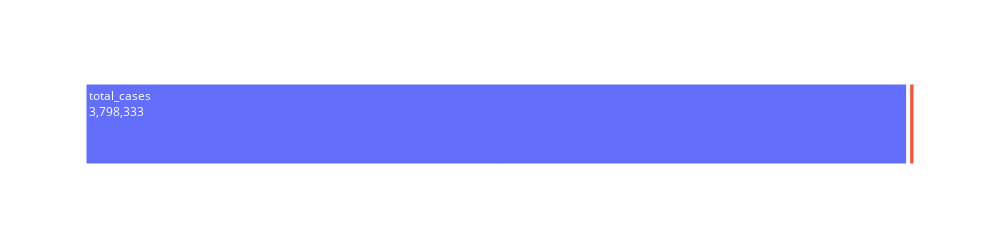

Write notebook code for a chart like this one.
### Code cell
tem = dft.groupby('date')['total_cases','total_deaths'].sum().reset_index()
tem = tem[tem['date'] == max(tem['date'])].reset_index(drop =True)

tm = tem.melt(id_vars = 'date', value_vars = ['total_cases','total_deaths'])
fig = px.treemap(tm, path = ['variable'], values= 'value', height = 250, width = 1000 )

fig.data[0].textinfo = 'label+text+value'
fig.show()

### Figure 1 — Plotly figure (JSON) as saved in the notebook; plotly's stock layout.template omitted (floating-point values rounded to 4 significant figures)
{"data": [{"branchvalues": "total", "domain": {"x": [0, 1], "y": [0, 1]}, "hovertemplate": "labels=%{label}<br>value=%{value}<br>parent=%{parent}<br>id=%{id}<extra></extra>", "ids": ["total_cases", "total_deaths"], "labels": ["total_cases", "total_deaths"], "name": "", "parents": ["", ""], "textinfo": "label+text+value", "type": "treemap", "values": [3798333, 33702]}], "layout": {"height": 250, "legend": {"tracegroupgap": 0}, "margin": {"t": 60}, "width": 1000}}
